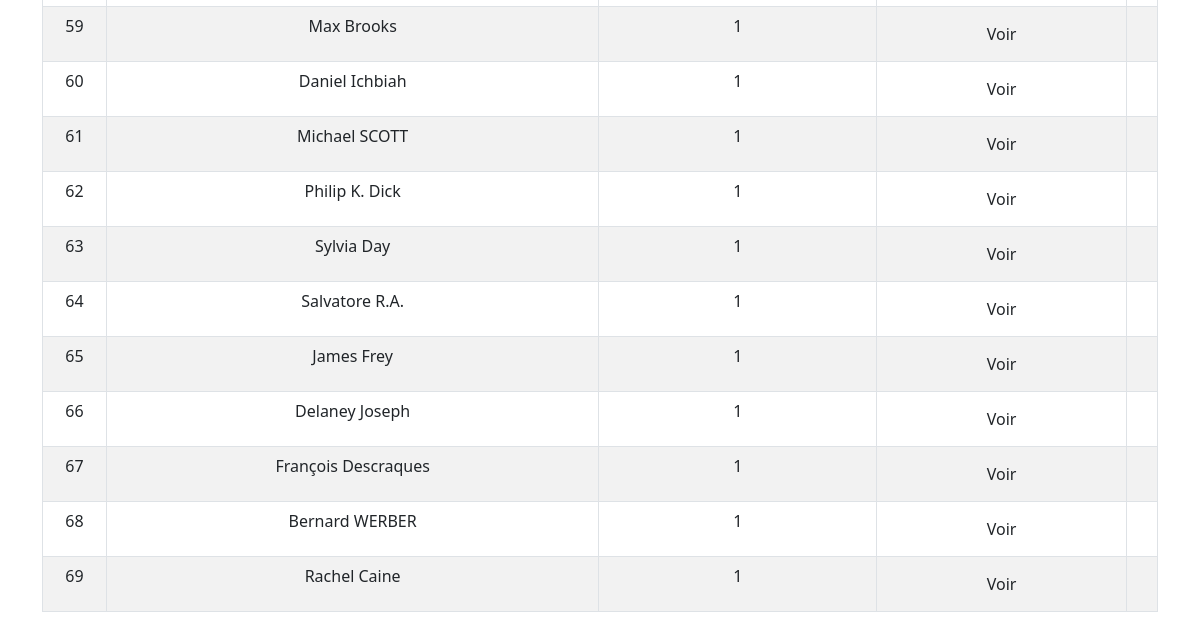
The page /auteurs/ (lower part) on the database as committed earlier.
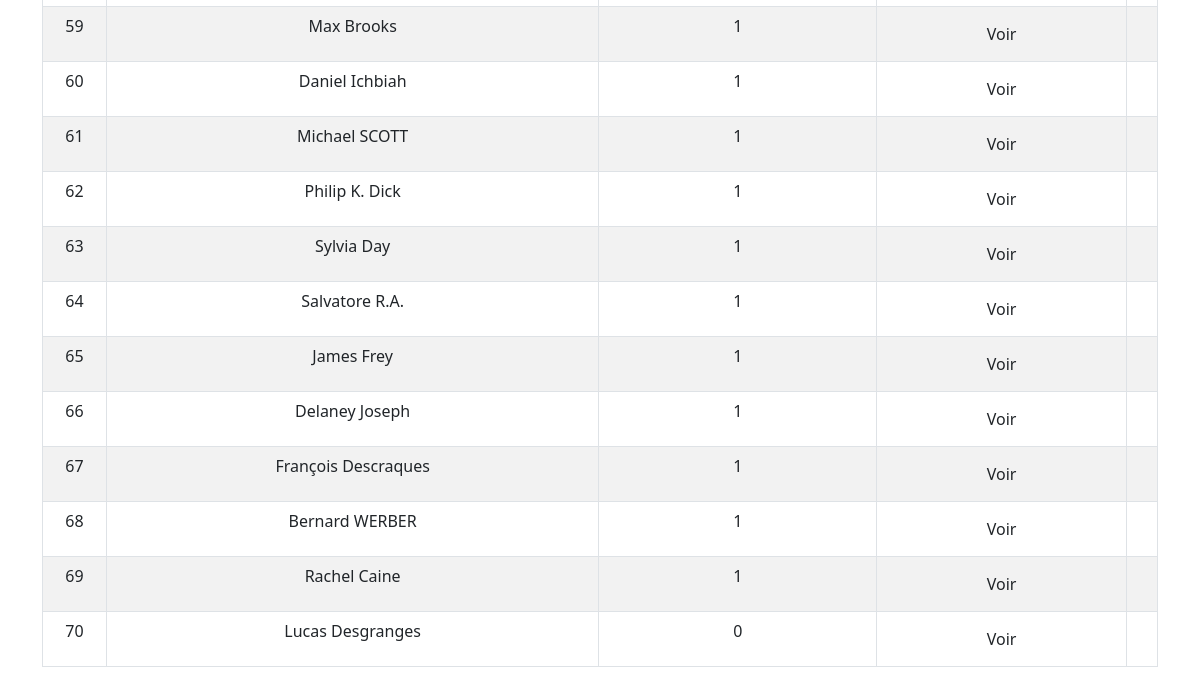
The same page on the database as committed later.
### monApp/models.py (models this page shows, shortened)
class Auteur(db.Model):
    idA = db.Column( db.Integer, primary_key=True )
    Nom = db.Column( db.String(100) )

### monApp/views.py (the view)
@app.route ("/auteurs/")
def getAuteurs():
    lesAuteurs = Auteur.query.all()
    return render_template('auteurs_list.html', title="R3.01 Dev Web avec Flask", auteurs=lesAuteurs)

### monApp/templates/auteurs_list.html (shortened to what this page needs)
{% extends "base.html" %}
{% block main %}
    <table class="table table-striped table-bordered table-hover">
        <tbody>
        {% for unAuteur in auteurs %}
            <tr>
                <td>{{ unAuteur.idA }}</td>
                <td>{{ unAuteur.Nom }}</td>
                <td>{{ unAuteur.livres.count() }}</td>
                <td><div class="task-controls">
                    <a href="{{ url_for('viewAuteur', idA=unAuteur.idA) }}" class="btn btn-nfo">
                    Voir </a>
                    </div>
                </td>
                <td>
                </td>
            </tr>
        {% endfor %}
        </tbody>
    </table>
{% endblock %}

Rows that differ between the two databases and show on the page:
added Auteur: idA "70", Nom "Lucas Desgranges", livres.count "0"
